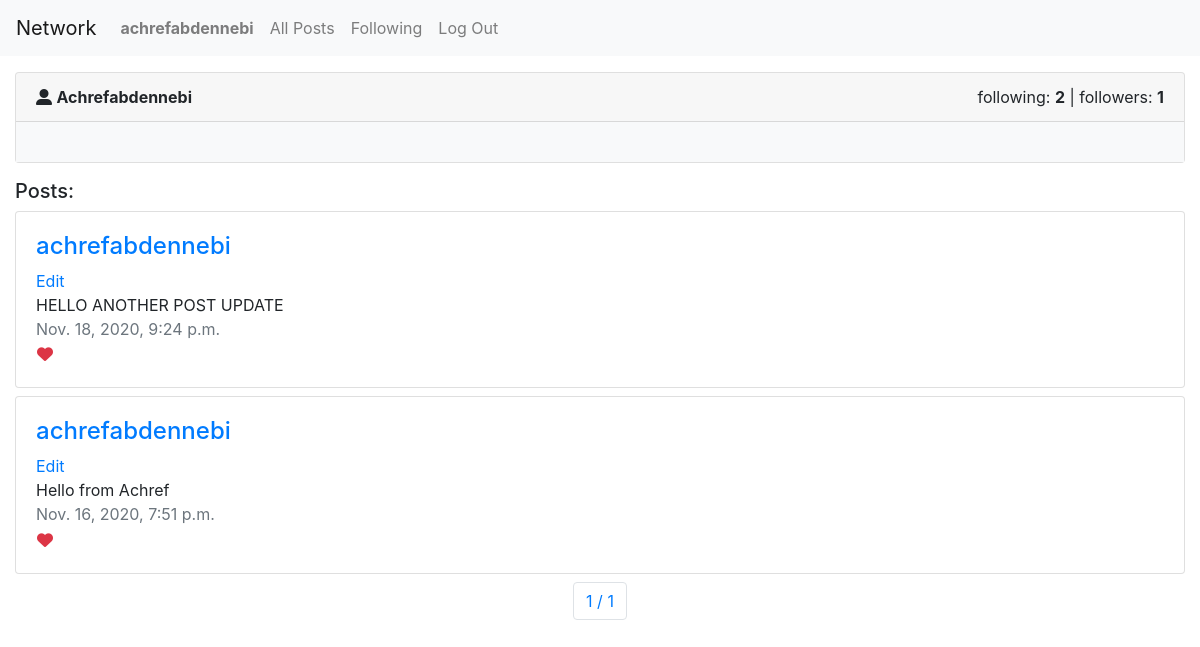
The page /profile/1 (signed in) on the database as committed earlier.
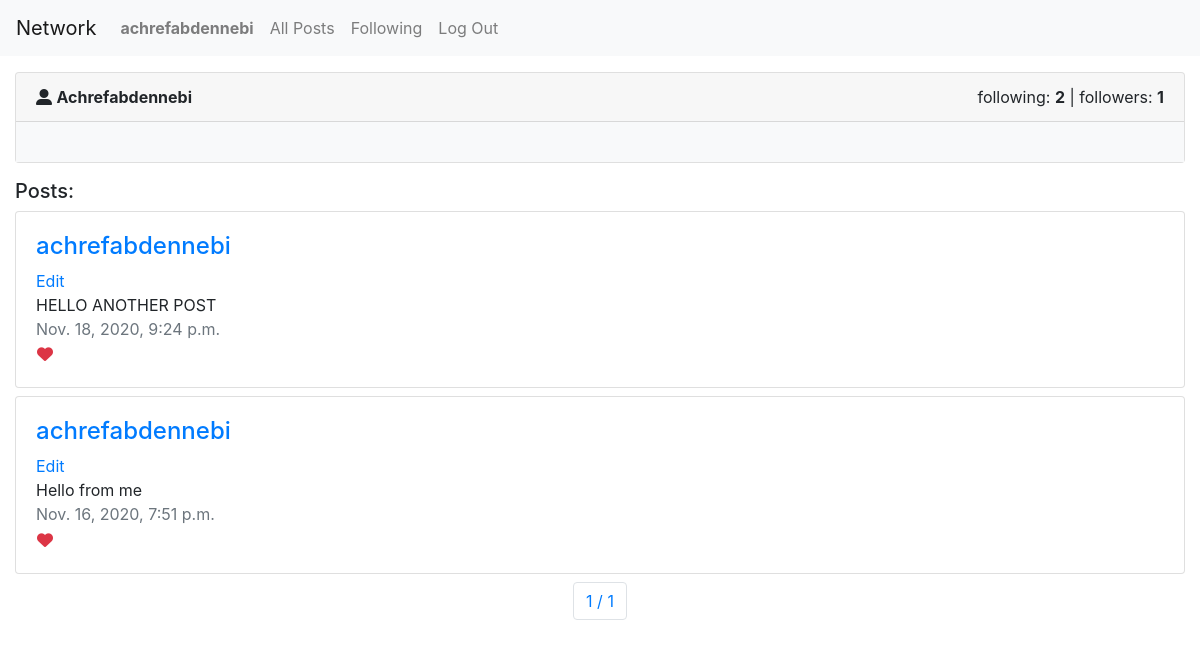
The same page on the database as committed later.
### network/models.py (models this page shows, shortened)
class Post(models.Model):
    content = models.CharField(max_length=250)
    created_by = models.ForeignKey(User,null=True, blank=True, on_delete=DO_NOTHING, related_name="users")
    created_date = models.DateTimeField()

class User(AbstractUser):
    pass

### network/views.py (the view)
# urls.py: path("profile/<int:profile_id>", views.getProfile, name="profile"),
@login_required(login_url='/login')
def getProfile(request, profile_id):
    try:
        profile = User.objects.get(pk=profile_id)
        following = profile.following.count()
        followersCount = profile.followers.count()
        posts = Post.objects.filter(created_by=profile.id).all().order_by('-created_date')
        is_followed = profile.followers.filter(following_id = profile_id).exists()
        paginator= Paginator(posts, 10);
        page_number = request.GET.get('page')
        post_page = paginator.get_page(page_number)
    except User.DoesNotExist:
        raise CommandError("Post not saved")
    return render(request, "network/profile.html", {
        "profile": profile,
        "following": following,
        "followers" : followersCount,
        "is_followed": is_followed,
        "posts": post_page
    })

### network/templates/network/profile.html (shortened to what this page needs)
{% extends "network/layout.html" %}
{% block body %}
<div class="container-fluid mt-3">
    <div class="card">
        <div class="card-header">
          <div class="float-left">
            <i class="fas fa-user-alt"></i>
            <span class="font-weight-bold text-capitalize">{{ profile }}</span>
          </div>
          <div class="float-right">
            <div>
                <span>following: <strong>{{following}}</strong></span> |
                <span>followers: <strong>{{followers}}</strong></span>
            </div>
          </div>
        </div>
        <div class="card-body bg-light">
        </div>
    </div>
</div>
<div class="container-fluid mt-3">
    <h5>Posts: </h5>
    {% for post in posts %}
    <div class="row mt-2">
        <div class="col-md-12">
            <div class="card">
                <div class="card-body">
                    <div class="post-detail">
                        <h4>
                            <a href="{% url 'profile' post.created_by.id %}">
                                {{ post.created_by }}
                            </a>
                        </h4>
                        {% if post.created_by.id ==  user.id %}
                        <a href="#">Edit</a>
                        {% endif %}
                        <div class="post-content">
                            {{ post.content }}
                        </div>
                        <span class="text-muted">{{ post.created_date }}</span>
                        <div class="post-reaction">
                            <button type="button" class="btn p-0">
                                <i class="fas fa-heart text-danger"></i>
                            </button>
                        </div>
                    </div>
                </div>
            </div>
        </div>
    </div>
    {% endfor %}
    <div class="row mt-2">
        <div class="col-md-12">
            <nav aria-label="pagination">
                <ul class="pagination justify-content-center">
                    <li class="page-item">
                        <a class="page-link" href="#"> {{ posts.number }} / {{ posts.paginator.num_pages }}</a>
                    </li>
                </ul>
            </nav>
        </div>
    </div>
</div>
{% endblock %}

Rows that differ between the two databases and show on the page:
changed Post: content "HELLO ANOTHER POST UPDATE" → "HELLO ANOTHER POST"
changed Post: content "Hello from Achref" → "Hello from me"
